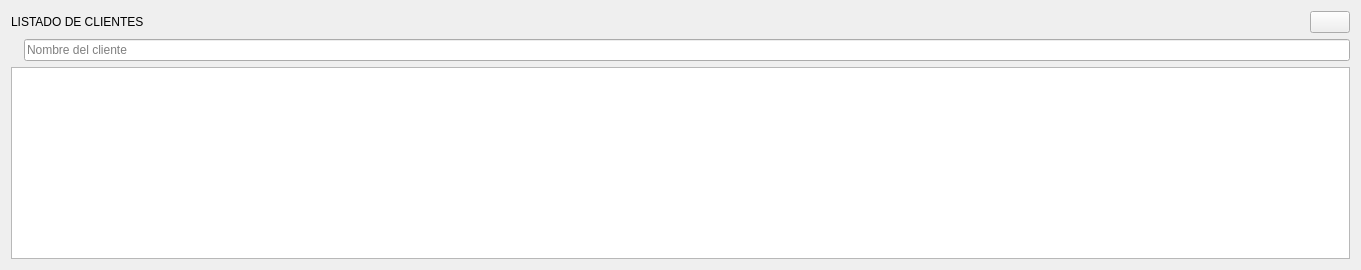
                 <widget class="QWidget" name="wpc_buscar_clientes" native="true">
                  <layout class="QGridLayout" name="gridLayout_12">
                   <item row="0" column="0">
                    <widget class="QLabel" name="etiqueta_titulo_tabla">
                     <property name="text">
                      <string>LISTADO DE CLIENTES</string>
                     </property>
                    </widget>
                   </item>
                   <item row="0" column="1">
                    <spacer name="horizontalSpacer_6">
                     <property name="orientation">
                      <enum>Qt::Orientation::Horizontal</enum>
                     </property>
                     <property name="sizeHint" stdset="0">
                      <size>
                       <width>1154</width>
                       <height>20</height>
                      </size>
                     </property>
                    </spacer>
                   </item>
                   <item row="0" column="2">
                    <widget class="QPushButton" name="btn_RefrescarTabla">
                     <property name="cursor">
                      <cursorShape>PointingHandCursor</cursorShape>
                     </property>
                     <property name="toolTip">
                      <string>Actualizar tabla</string>
                     </property>
                     <property name="text">
                      <string/>
                     </property>
                     <property name="icon">
                      <iconset resource="../../Source/iconsdvg.qrc">
                       <normaloff>:/Icons/IconosSVG/base_datos_refresh.png</normaloff>:/Icons/IconosSVG/base_datos_refresh.png</iconset>
                     </property>
                    </widget>
                   </item>
                   <item row="2" column="0" colspan="3">
                    <widget class="QTableView" name="tabla_clientes">
                     <property name="editTriggers">
                      <set>QAbstractItemView::EditTrigger::NoEditTriggers</set>
                     </property>
                     <property name="selectionBehavior">
                      <enum>QAbstractItemView::SelectionBehavior::SelectRows</enum>
                     </property>
                     <property name="gridStyle">
                      <enum>Qt::PenStyle::DashDotLine</enum>
                     </property>
                     <attribute name="horizontalHeaderMinimumSectionSize">
                      <number>200</number>
                     </attribute>
                     <attribute name="horizontalHeaderDefaultSectionSize">
                      <number>200</number>
                     </attribute>
                     <attribute name="horizontalHeaderStretchLastSection">
                      <bool>true</bool>
                     </attribute>
                    </widget>
                   </item>
                   <item row="1" column="0" colspan="3">
                    <layout class="QGridLayout" name="gridLayout_8">
                     <item row="0" column="0">
                      <widget class="QLabel" name="etiqueta_iconobuscar">
                       <property name="text">
                        <string/>
                       </property>
                      </widget>
                     </item>
                     <item row="0" column="1">
                      <widget class="QLineEdit" name="txt_buscarcliente">
                       <property name="placeholderText">
                        <string>Nombre del cliente</string>
                       </property>
                       <property name="clearButtonEnabled">
                        <bool>true</bool>
                       </property>
                      </widget>
                     </item>
                    </layout>
                   </item>
                  </layout>
                 </widget>
